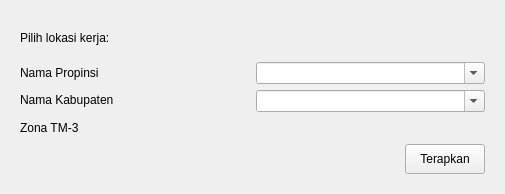
<?xml version="1.0" encoding="UTF-8"?>
<ui version="4.0">
 <class>DialogPengaturanLokasi</class>
 <widget class="QDialog" name="DialogPengaturanLokasi">
  <property name="geometry">
   <rect>
    <x>0</x>
    <y>0</y>
    <width>505</width>
    <height>194</height>
   </rect>
  </property>
  <property name="windowTitle">
   <string>Pengaturan Lokasi</string>
  </property>
  <layout class="QGridLayout" name="gridLayout">
   <item row="0" column="0">
    <widget class="QFrame" name="frame">
     <layout class="QGridLayout" name="gridLayout_3">
      <item row="0" column="0">
       <layout class="QVBoxLayout" name="verticalLayout_3">
        <item>
         <layout class="QHBoxLayout" name="horizontalLayout_6">
          <property name="sizeConstraint">
           <enum>QLayout::SetMaximumSize</enum>
          </property>
          <item>
           <widget class="QLabel" name="label_4">
            <property name="text">
             <string>Pilih lokasi kerja:</string>
            </property>
           </widget>
          </item>
          <item>
           <spacer name="horizontalSpacer_4">
            <property name="orientation">
             <enum>Qt::Horizontal</enum>
            </property>
            <property name="sizeHint" stdset="0">
             <size>
              <width>40</width>
              <height>20</height>
             </size>
            </property>
           </spacer>
          </item>
         </layout>
        </item>
        <item>
         <layout class="QGridLayout" name="gridLayout_2">
          <item row="0" column="0">
           <layout class="QHBoxLayout" name="horizontalLayout_4">
            <item>
             <layout class="QVBoxLayout" name="verticalLayout_2">
              <item>
               <layout class="QHBoxLayout" name="horizontalLayout">
                <item>
                 <widget class="QLabel" name="label">
                  <property name="text">
                   <string>Nama Propinsi</string>
                  </property>
                 </widget>
                </item>
                <item>
                 <spacer name="horizontalSpacer">
                  <property name="orientation">
                   <enum>Qt::Horizontal</enum>
                  </property>
                  <property name="sizeType">
                   <enum>QSizePolicy::Expanding</enum>
                  </property>
                  <property name="sizeHint" stdset="0">
                   <size>
                    <width>100</width>
                    <height>20</height>
                   </size>
                  </property>
                 </spacer>
                </item>
               </layout>
              </item>
              <item>
               <layout class="QHBoxLayout" name="horizontalLayout_2">
                <item>
                 <widget class="QLabel" name="label_2">
                  <property name="text">
                   <string>Nama Kabupaten</string>
                  </property>
                 </widget>
                </item>
                <item>
                 <spacer name="horizontalSpacer_2">
                  <property name="orientation">
                   <enum>Qt::Horizontal</enum>
                  </property>
                  <property name="sizeType">
                   <enum>QSizePolicy::Expanding</enum>
                  </property>
                  <property name="sizeHint" stdset="0">
                   <size>
                    <width>60</width>
                    <height>20</height>
                   </size>
                  </property>
                 </spacer>
                </item>
               </layout>
              </item>
              <item>
               <layout class="QHBoxLayout" name="horizontalLayout_3">
                <item>
                 <widget class="QLabel" name="label_3">
                  <property name="text">
                   <string>Zona TM-3</string>
                  </property>
                 </widget>
                </item>
                <item>
                 <spacer name="horizontalSpacer_3">
                  <property name="orientation">
                   <enum>Qt::Horizontal</enum>
                  </property>
                  <property name="sizeType">
                   <enum>QSizePolicy::Expanding</enum>
                  </property>
                  <property name="sizeHint" stdset="0">
                   <size>
                    <width>50</width>
                    <height>20</height>
                   </size>
                  </property>
                 </spacer>
                </item>
               </layout>
              </item>
             </layout>
            </item>
            <item>
             <layout class="QVBoxLayout" name="verticalLayout">
              <item>
               <widget class="QComboBox" name="cari_propinsi">
                <property name="editable">
                 <bool>true</bool>
                </property>
               </widget>
              </item>
              <item>
               <widget class="QComboBox" name="cari_kabupaten">
                <property name="editable">
                 <bool>true</bool>
                </property>
               </widget>
              </item>
              <item>
               <widget class="QgsFilterLineEdit" name="btsadmin_tm3">
                <property name="enabled">
                 <bool>false</bool>
                </property>
                <property name="frame">
                 <bool>false</bool>
                </property>
                <property name="clearButtonEnabled">
                 <bool>false</bool>
                </property>
                <property name="showSearchIcon">
                 <bool>false</bool>
                </property>
                <property name="qgisRelation" stdset="0">
                 <string notr="true"/>
                </property>
               </widget>
              </item>
             </layout>
            </item>
           </layout>
          </item>
          <item row="1" column="0">
           <layout class="QHBoxLayout" name="horizontalLayout_5">
            <item>
             <spacer name="horizontalSpacer_5">
              <property name="orientation">
               <enum>Qt::Horizontal</enum>
              </property>
              <property name="sizeHint" stdset="0">
               <size>
                <width>40</width>
                <height>20</height>
               </size>
              </property>
             </spacer>
            </item>
            <item>
             <widget class="QToolButton" name="terapkan_btsadmin">
              <property name="minimumSize">
               <size>
                <width>80</width>
                <height>30</height>
               </size>
              </property>
              <property name="text">
               <string>Terapkan</string>
              </property>
             </widget>
            </item>
           </layout>
          </item>
         </layout>
        </item>
       </layout>
      </item>
     </layout>
    </widget>
   </item>
  </layout>
 </widget>
 <customwidgets>
  <customwidget>
   <class>QgsFilterLineEdit</class>
   <extends>QLineEdit</extends>
   <header>qgsfilterlineedit.h</header>
  </customwidget>
 </customwidgets>
 <resources/>
 <connections/>
</ui>
